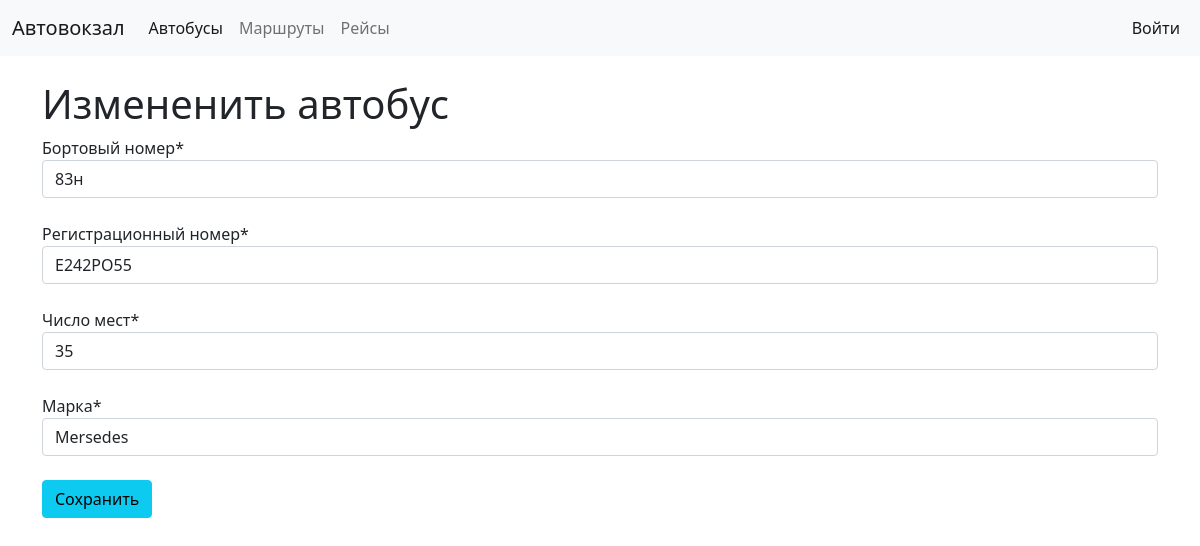
The page /busForm/16 on the database its author committed.
### main/models.py (models this page shows, shortened)
class Bus(models.Model):
    board_number = models.CharField('Бортовый номер', max_length=50)
    regist_number = models.CharField('Регистрационный номер', max_length=9)
    number_of_places = models.IntegerField('Число мест')
    mark = models.CharField('Марка', max_length=50)

### main/views.py (the view, shortened to what this page needs)
def busForm(request, id_bus=0):
    if request.method == "GET":  # получение странички
        if id_bus == 0:
            form = BusForm()  # возврат пустой формы
            title = 'Добавить автобус'
        else:
            title = 'Измененить автобус'
            bus = Bus.objects.get(pk=id_bus)
            form = BusForm(instance=bus)  # возврат заполненной формы
        return render(request, "main/busForm.html", {'form': form, 'title': title})

### main/forms.py
class BusForm(ModelForm):
    class Meta:
        model = Bus
        fields = ("board_number", "regist_number", "number_of_places", "mark")
        labels = {
            "board_number": 'Бортовый номер',
            "regist_number": 'Регистрационный номер',
            "number_of_places": 'Число мест',
            "mark": 'Марка'
        }
        widgets = {
            "board_number": TextInput(attrs={
                'class': 'form-control',
                'placeholder': 'Введите бортовой номер'
            }),
            "regist_number": TextInput(attrs={
                'class': 'form-control',
                'placeholder': 'Введите регистрационный номер'
            }),
            "number_of_places": NumberInput(attrs={
                'class': 'form-control',
                'placeholder': 'Введите количество мест'
            }),
            "mark": TextInput(attrs={
                'class': 'form-control',
                'placeholder': 'Введите марку автобуса'
            })
        }

### main/templates/main/busForm.html (shortened to what this page needs)
{% extends 'main/base.html' %}
{% load crispy_forms_tags %}
{% block content %}
<h1>{{title}}</h1>
<form method="post" autocomplete="off">
  {{form.board_number|as_crispy_field}}<br>
  {{form.regist_number|as_crispy_field}}<br>
  {{form.number_of_places|as_crispy_field}}<br>
  {{form.mark|as_crispy_field}}<br>
    <button type="submit" class="btn btn-info">Сохранить</button>
</form>
{% endblock %}

### rows shown on the page
Bus: board_number "83н", regist_number "E242PO55", number_of_places "35", mark "Mersedes"

### other values the page prints
{{ title }} "Измененить автобус"
